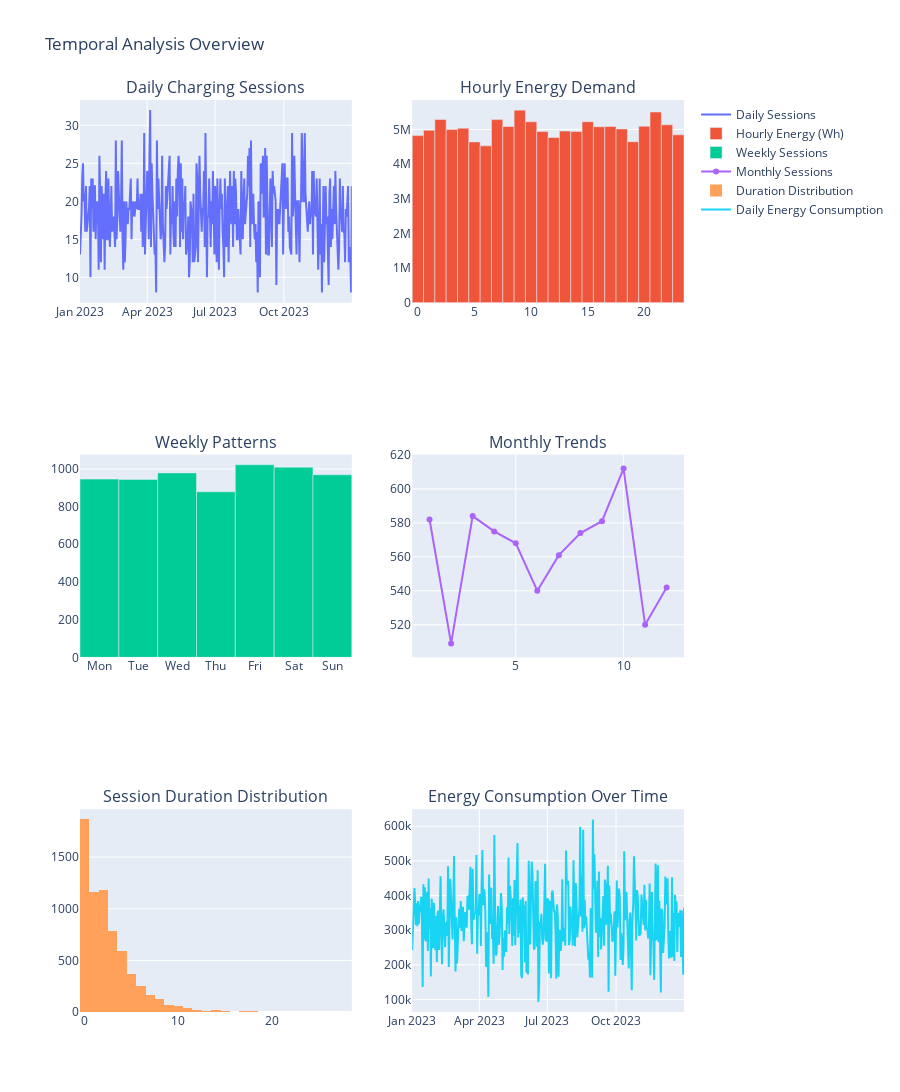

Notebook source saved alongside this figure:
### Code cell
# Generate comprehensive EDA visualizations
print("\n📊 Generating Comprehensive EDA Visualizations")
print("=" * 50)

# Initialize visualizer
visualizer = EVChargingVisualizer(processed_data)

# Generate all required visualizations
eda_figures = visualizer.generate_all_visualizations()

print(f"✅ Generated {len(eda_figures)} visualization categories:")
for category in eda_figures.keys():
    print(f"   - {category}")

# Display summary statistics
summary_stats = visualizer.generate_summary_statistics()
print("\n📈 Dataset Summary:")
print(f"   - Total records: {summary_stats['dataset_overview']['total_records']:,}")
print(f"   - Unique vehicles: {summary_stats['dataset_overview']['unique_vehicles']:,}")
print(f"   - Unique sessions: {summary_stats['dataset_overview']['unique_sessions']:,}")

# Show first visualization
if 'temporal_overview' in eda_figures:
    eda_figures['temporal_overview']['plotly_figure'].show()
    print("👆 Temporal Overview - showing charging patterns over time")

### Figure 1 — Plotly figure (JSON) as saved in the notebook; plotly's stock layout.template omitted (floating-point values rounded to 4 significant figures; data arrays with more than 128 entries replaced by an {"elided": "..."} marker saying what was removed)
{"data": [{"mode": "lines", "name": "Daily Sessions", "type": "scatter", "x": {"elided": "365 str values"}, "xaxis": "x", "y": {"elided": "365 int values"}, "yaxis": "y"}, {"name": "Hourly Energy (Wh)", "type": "bar", "x": [0, 1, 2, 3, 4, 5, 6, 7, 8, 9, 10, 11, 12, 13, 14, 15, 16, 17, 18, 19, 20, 21, 22, 23], "xaxis": "x2", "y": [4823210, 4980766, 5290532, 5000939, 5036723, 4641649, 4526903, 5285084, 5086237, 5558685, 5221644, 4943703, 4769128, 4953669, 4941743, 5223738, 5079224, 5086143, 5015059, 4647127, 5095707, 5503087, 5133828, 4846525], "yaxis": "y2"}, {"name": "Weekly Sessions", "type": "bar", "x": ["Mon", "Tue", "Wed", "Thu", "Fri", "Sat", "Sun"], "xaxis": "x3", "y": [946, 944, 979, 879, 1022, 1009, 969], "yaxis": "y3"}, {"mode": "lines+markers", "name": "Monthly Sessions", "type": "scatter", "x": [1, 2, 3, 4, 5, 6, 7, 8, 9, 10, 11, 12], "xaxis": "x4", "y": [582, 509, 584, 575, 568, 540, 561, 574, 581, 612, 520, 542], "yaxis": "y4"}, {"name": "Duration Distribution", "nbinsx": 30, "type": "histogram", "x": {"elided": "6748 float values"}, "xaxis": "x5", "yaxis": "y5"}, {"mode": "lines", "name": "Daily Energy Consumption", "type": "scatter", "x": {"elided": "365 str values"}, "xaxis": "x6", "y": {"elided": "365 int values"}, "yaxis": "y6"}], "layout": {"annotations": [{"font": {"size": 16}, "showarrow": false, "text": "Daily Charging Sessions", "x": 0.225, "xanchor": "center", "xref": "paper", "y": 1, "yanchor": "bottom", "yref": "paper"}, {"font": {"size": 16}, "showarrow": false, "text": "Hourly Energy Demand", "x": 0.775, "xanchor": "center", "xref": "paper", "y": 1, "yanchor": "bottom", "yref": "paper"}, {"font": {"size": 16}, "showarrow": false, "text": "Weekly Patterns", "x": 0.225, "xanchor": "center", "xref": "paper", "y": 0.6111, "yanchor": "bottom", "yref": "paper"}, {"font": {"size": 16}, "showarrow": false, "text": "Monthly Trends", "x": 0.775, "xanchor": "center", "xref": "paper", "y": 0.6111, "yanchor": "bottom", "yref": "paper"}, {"font": {"size": 16}, "showarrow": false, "text": "Session Duration Distribution", "x": 0.225, "xanchor": "center", "xref": "paper", "y": 0.2222, "yanchor": "bottom", "yref": "paper"}, {"font": {"size": 16}, "showarrow": false, "text": "Energy Consumption Over Time", "x": 0.775, "xanchor": "center", "xref": "paper", "y": 0.2222, "yanchor": "bottom", "yref": "paper"}], "height": 1200, "title": {"text": "Temporal Analysis Overview"}, "xaxis": {"anchor": "y", "domain": [0, 0.45]}, "xaxis2": {"anchor": "y2", "domain": [0.55, 1]}, "xaxis3": {"anchor": "y3", "domain": [0, 0.45]}, "xaxis4": {"anchor": "y4", "domain": [0.55, 1]}, "xaxis5": {"anchor": "y5", "domain": [0, 0.45]}, "xaxis6": {"anchor": "y6", "domain": [0.55, 1]}, "yaxis": {"anchor": "x", "domain": [0.7778, 1]}, "yaxis2": {"anchor": "x2", "domain": [0.7778, 1]}, "yaxis3": {"anchor": "x3", "domain": [0.3889, 0.6111]}, "yaxis4": {"anchor": "x4", "domain": [0.3889, 0.6111]}, "yaxis5": {"anchor": "x5", "domain": [0, 0.2222]}, "yaxis6": {"anchor": "x6", "domain": [0, 0.2222]}}}
